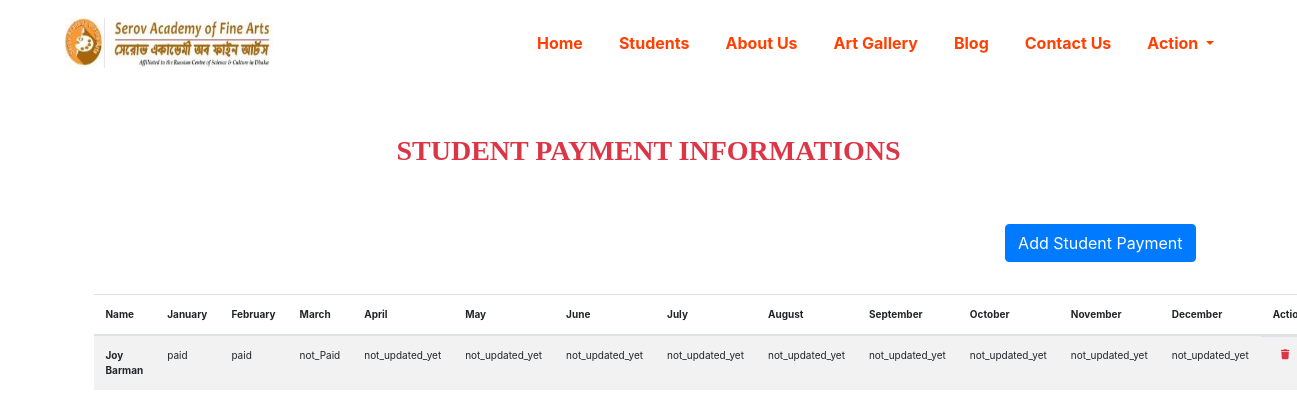
Page /student/payment on the earlier database version.
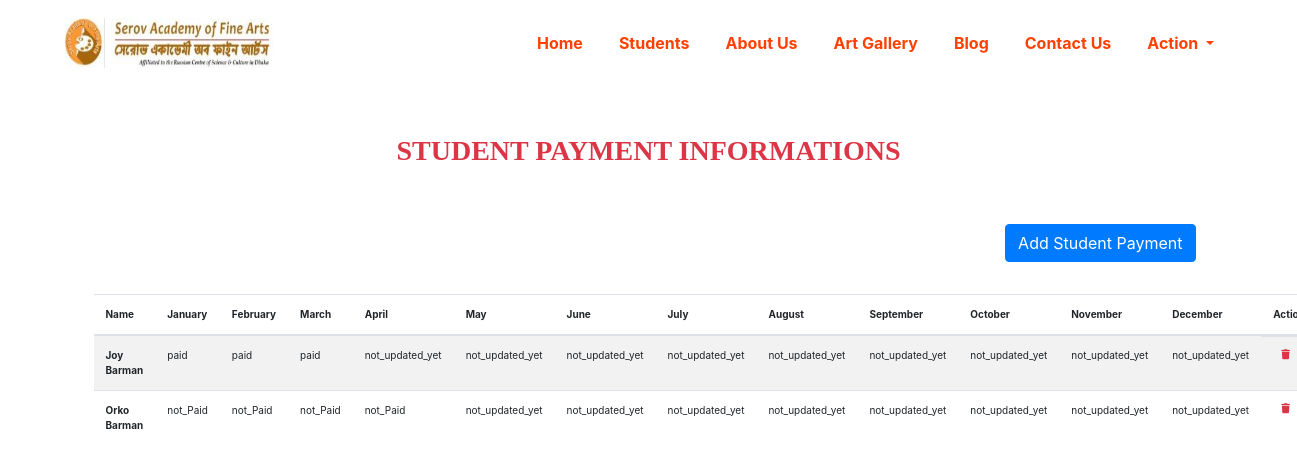
Same page on the later database version.
### main/models.py (models this page shows, shortened)
class Payment(models.Model):
    student=models.ForeignKey(Student,on_delete=models.CASCADE)
    january=models.CharField(max_length=255,choices=PAYMENT_STATUS,default="not_updated_yet")
    february = models.CharField(max_length=255, choices=PAYMENT_STATUS, default="not_updated_yet")
    march = models.CharField(max_length=255, choices=PAYMENT_STATUS, default="not_updated_yet")
    april = models.CharField(max_length=255, choices=PAYMENT_STATUS, default="not_updated_yet")
    may = models.CharField(max_length=255, choices=PAYMENT_STATUS, default="not_updated_yet")
    june = models.CharField(max_length=255, choices=PAYMENT_STATUS, default="not_updated_yet")
    july = models.CharField(max_length=255, choices=PAYMENT_STATUS, default="not_updated_yet")
    august = models.CharField(max_length=255, choices=PAYMENT_STATUS, default="not_updated_yet")
    september = models.CharField(max_length=255, choices=PAYMENT_STATUS, default="not_updated_yet")
    october = models.CharField(max_length=255, choices=PAYMENT_STATUS, default="not_updated_yet")
    november = models.CharField(max_length=255, choices=PAYMENT_STATUS, default="not_updated_yet")
    december = models.CharField(max_length=255, choices=PAYMENT_STATUS, default="not_updated_yet")

class Student(models.Model):
    name =models.CharField(max_length=255)
    roll =models.CharField(max_length=255)
    group =models.ForeignKey(Group,on_delete=models.CASCADE)
    email =models.EmailField(max_length=255,null=True,blank=True)
    gender=models.CharField(max_length=10,choices=GENDER_CHOICES)
    mobile =models.CharField(max_length=255)
    photo = models.ImageField(upload_to='images/student/')
    blood =models.CharField(max_length=10,choices=BLOOD_CHOICES)
    address =models.CharField(max_length=255,null=True,blank=True)
    father_name =models.CharField(max_length=255,null=True,blank=True)
    mother_name =models.CharField(max_length=255,null=True,blank=True)
    admission_date =models.DateField()

### main/views.py (the view)
# urls.py: path('student/payment', PaymentView.as_view(), name='student-payment'),
class PaymentView(ListView):
    model = Payment
    template_name = 'student_payment.html'
    ordering = ['student']

### main/templates/student_payment.html
{% extends 'base.html' %}
{% block body %}
    <div class="container">
        <h3 class="text-uppercase font-weight-bold text-center text-danger my-5">student payment informations</h3>
        <div class="text-right">
                            <a class="btn btn-primary text-white m-2" href="{% url 'add-student-payment' %}">Add Student Payment</a>
        </div>
        <table class="table table-striped mt-4" style="font-size: x-small">
            <thead>
            <tr>
                <th scope="col">Name</th>
                <th scope="col">January</th>
                <th scope="col">February</th>
                <th scope="col">March</th>
                <th scope="col">April</th>
                <th scope="col">May</th>
                <th scope="col">June</th>
                <th scope="col">July</th>
                <th scope="col">August</th>
                <th scope="col">September</th>
                <th scope="col">October</th>
                <th scope="col">November</th>
                <th scope="col">December</th>
                <th scope="col">Action</th>
            </tr>
            </thead>
            <tbody>
            {% for payment in object_list %}
                <tr>
                    <th scope="row" class="text-capitalize">{{ payment.student.name }}</th>
                    <td>{{ payment.january }}</td>
                    <td>{{ payment.february }}</td>
                    <td>{{ payment.march }}</td>
                    <td>{{ payment.april }}</td>
                    <td>{{ payment.may }}</td>
                    <td>{{ payment.june }}</td>
                    <td>{{ payment.july }}</td>
                    <td>{{ payment.august }}</td>
                    <td>{{ payment.september }}</td>
                    <td>{{ payment.october }}</td>
                    <td>{{ payment.november }}</td>
                    <td>{{ payment.december }}</td>
                    <td class="d-flex"><a class="fas fa-trash text-danger mx-2" href="#"></a><a class="fas fa-pen text-primary mx-2" href="{% url 'edit-student-payment' payment.pk%}"></a></td>
                </tr>
            {% endfor %}
            </tbody>
        </table>
    </div>
{% endblock %}

Differences in the rows shown:
changed Payment "paid": march "not_Paid" → "paid"
added Payment: student.name "Orko Barman", january "not_Paid", february "not_Paid", march "not_Paid", april "not_Paid", may "not_updated_yet", june "not_updated_yet", july "not_updated_yet", august "not_updated_yet", september "not_updated_yet", october "not_updated_yet", november "not_updated_yet", december "not_updated_yet"
